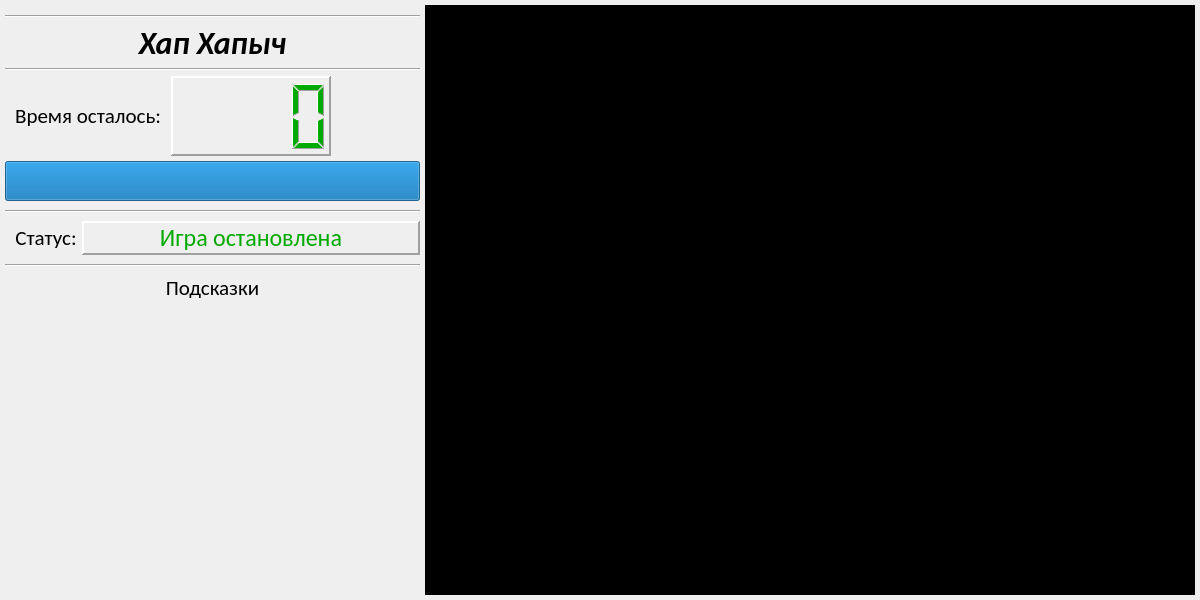
<?xml version="1.0" encoding="UTF-8"?>
<ui version="4.0">
 <class>MainWindow</class>
 <widget class="QMainWindow" name="MainWindow">
  <property name="enabled">
   <bool>true</bool>
  </property>
  <property name="geometry">
   <rect>
    <x>0</x>
    <y>0</y>
    <width>1200</width>
    <height>600</height>
   </rect>
  </property>
  <property name="windowTitle">
   <string>HapHapch</string>
  </property>
  <widget class="QWidget" name="centralwidget">
   <layout class="QGridLayout" name="gridLayout_6">
    <property name="leftMargin">
     <number>5</number>
    </property>
    <property name="topMargin">
     <number>5</number>
    </property>
    <property name="rightMargin">
     <number>5</number>
    </property>
    <property name="bottomMargin">
     <number>5</number>
    </property>
    <property name="spacing">
     <number>5</number>
    </property>
    <item row="0" column="1">
     <layout class="QHBoxLayout" name="horizontalLayout_2" stretch="7,13">
      <item>
       <layout class="QVBoxLayout" name="verticalLayout" stretch="0,0,0,0,0,0,0,0,0,0,0">
        <property name="topMargin">
         <number>10</number>
        </property>
        <item>
         <widget class="Line" name="line_4">
          <property name="orientation">
           <enum>Qt::Horizontal</enum>
          </property>
         </widget>
        </item>
        <item>
         <widget class="QLabel" name="label_3">
          <property name="font">
           <font>
            <family>Calibri</family>
            <pointsize>24</pointsize>
            <weight>75</weight>
            <italic>true</italic>
            <bold>true</bold>
            <underline>false</underline>
            <strikeout>false</strikeout>
            <stylestrategy>PreferDefault</stylestrategy>
            <kerning>true</kerning>
           </font>
          </property>
          <property name="text">
           <string>Хап Хапыч</string>
          </property>
          <property name="alignment">
           <set>Qt::AlignCenter</set>
          </property>
          <property name="margin">
           <number>5</number>
          </property>
         </widget>
        </item>
        <item>
         <widget class="Line" name="line">
          <property name="orientation">
           <enum>Qt::Horizontal</enum>
          </property>
         </widget>
        </item>
        <item>
         <layout class="QHBoxLayout" name="horizontalLayout">
          <property name="leftMargin">
           <number>10</number>
          </property>
          <item>
           <widget class="QLabel" name="label">
            <property name="font">
             <font>
              <family>Calibri</family>
              <pointsize>16</pointsize>
             </font>
            </property>
            <property name="text">
             <string>Время осталось: </string>
            </property>
            <property name="alignment">
             <set>Qt::AlignCenter</set>
            </property>
           </widget>
          </item>
          <item>
           <widget class="QLCDNumber" name="lcd_time">
            <property name="sizePolicy">
             <sizepolicy hsizetype="Minimum" vsizetype="Fixed">
              <horstretch>0</horstretch>
              <verstretch>0</verstretch>
             </sizepolicy>
            </property>
            <property name="minimumSize">
             <size>
              <width>160</width>
              <height>80</height>
             </size>
            </property>
            <property name="font">
             <font>
              <pointsize>11</pointsize>
             </font>
            </property>
            <property name="styleSheet">
             <string notr="true">color: rgb(0, 170, 0);</string>
            </property>
            <property name="frameShape">
             <enum>QFrame::Panel</enum>
            </property>
            <property name="frameShadow">
             <enum>QFrame::Raised</enum>
            </property>
            <property name="lineWidth">
             <number>2</number>
            </property>
            <property name="smallDecimalPoint">
             <bool>false</bool>
            </property>
            <property name="digitCount">
             <number>4</number>
            </property>
            <property name="mode">
             <enum>QLCDNumber::Dec</enum>
            </property>
            <property name="segmentStyle">
             <enum>QLCDNumber::Filled</enum>
            </property>
            <property name="value" stdset="0">
             <double>0.000000000000000</double>
            </property>
            <property name="intValue" stdset="0">
             <number>0</number>
            </property>
           </widget>
          </item>
          <item>
           <widget class="QLabel" name="label_4">
            <property name="sizePolicy">
             <sizepolicy hsizetype="Expanding" vsizetype="Preferred">
              <horstretch>0</horstretch>
              <verstretch>0</verstretch>
             </sizepolicy>
            </property>
            <property name="text">
             <string/>
            </property>
           </widget>
          </item>
         </layout>
        </item>
        <item>
         <widget class="QProgressBar" name="progressBar">
          <property name="sizePolicy">
           <sizepolicy hsizetype="Expanding" vsizetype="Minimum">
            <horstretch>0</horstretch>
            <verstretch>0</verstretch>
           </sizepolicy>
          </property>
          <property name="minimumSize">
           <size>
            <width>0</width>
            <height>40</height>
           </size>
          </property>
          <property name="maximum">
           <number>1000</number>
          </property>
          <property name="value">
           <number>1000</number>
          </property>
          <property name="alignment">
           <set>Qt::AlignLeading|Qt::AlignLeft|Qt::AlignVCenter</set>
          </property>
          <property name="textVisible">
           <bool>false</bool>
          </property>
          <property name="orientation">
           <enum>Qt::Horizontal</enum>
          </property>
          <property name="invertedAppearance">
           <bool>false</bool>
          </property>
          <property name="textDirection">
           <enum>QProgressBar::TopToBottom</enum>
          </property>
         </widget>
        </item>
        <item>
         <widget class="Line" name="line_2">
          <property name="minimumSize">
           <size>
            <width>0</width>
            <height>10</height>
           </size>
          </property>
          <property name="orientation">
           <enum>Qt::Horizontal</enum>
          </property>
         </widget>
        </item>
        <item>
         <layout class="QHBoxLayout" name="horizontalLayout_3">
          <property name="leftMargin">
           <number>10</number>
          </property>
          <item>
           <widget class="QLabel" name="label_2">
            <property name="font">
             <font>
              <family>Calibri</family>
              <pointsize>16</pointsize>
             </font>
            </property>
            <property name="text">
             <string>Статус:</string>
            </property>
            <property name="alignment">
             <set>Qt::AlignCenter</set>
            </property>
           </widget>
          </item>
          <item>
           <widget class="QLabel" name="status_lab">
            <property name="sizePolicy">
             <sizepolicy hsizetype="Expanding" vsizetype="Preferred">
              <horstretch>0</horstretch>
              <verstretch>0</verstretch>
             </sizepolicy>
            </property>
            <property name="minimumSize">
             <size>
              <width>300</width>
              <height>0</height>
             </size>
            </property>
            <property name="sizeIncrement">
             <size>
              <width>150</width>
              <height>0</height>
             </size>
            </property>
            <property name="font">
             <font>
              <family>Calibri</family>
              <pointsize>18</pointsize>
              <weight>50</weight>
              <bold>false</bold>
             </font>
            </property>
            <property name="styleSheet">
             <string notr="true">color: rgb(0, 170, 0)</string>
            </property>
            <property name="frameShape">
             <enum>QFrame::Panel</enum>
            </property>
            <property name="frameShadow">
             <enum>QFrame::Raised</enum>
            </property>
            <property name="lineWidth">
             <number>2</number>
            </property>
            <property name="text">
             <string>Игра остановлена</string>
            </property>
            <property name="alignment">
             <set>Qt::AlignCenter</set>
            </property>
            <property name="wordWrap">
             <bool>false</bool>
            </property>
            <property name="margin">
             <number>5</number>
            </property>
           </widget>
          </item>
         </layout>
        </item>
        <item>
         <widget class="Line" name="line_3">
          <property name="minimumSize">
           <size>
            <width>0</width>
            <height>10</height>
           </size>
          </property>
          <property name="frameShadow">
           <enum>QFrame::Sunken</enum>
          </property>
          <property name="lineWidth">
           <number>1</number>
          </property>
          <property name="orientation">
           <enum>Qt::Horizontal</enum>
          </property>
         </widget>
        </item>
        <item>
         <widget class="QLabel" name="label_5">
          <property name="font">
           <font>
            <family>Calibri</family>
            <pointsize>16</pointsize>
           </font>
          </property>
          <property name="text">
           <string>Подсказки</string>
          </property>
          <property name="alignment">
           <set>Qt::AlignCenter</set>
          </property>
         </widget>
        </item>
        <item>
         <layout class="QVBoxLayout" name="verticalLayout_2">
          <property name="leftMargin">
           <number>0</number>
          </property>
          <property name="rightMargin">
           <number>10</number>
          </property>
          <item>
           <widget class="QLabel" name="description_lab">
            <property name="sizePolicy">
             <sizepolicy hsizetype="Preferred" vsizetype="Expanding">
              <horstretch>0</horstretch>
              <verstretch>0</verstretch>
             </sizepolicy>
            </property>
            <property name="minimumSize">
             <size>
              <width>0</width>
              <height>0</height>
             </size>
            </property>
            <property name="font">
             <font>
              <family>Calibri</family>
              <pointsize>14</pointsize>
             </font>
            </property>
            <property name="frameShape">
             <enum>QFrame::NoFrame</enum>
            </property>
            <property name="frameShadow">
             <enum>QFrame::Raised</enum>
            </property>
            <property name="lineWidth">
             <number>2</number>
            </property>
            <property name="text">
             <string/>
            </property>
            <property name="textFormat">
             <enum>Qt::RichText</enum>
            </property>
            <property name="alignment">
             <set>Qt::AlignLeading|Qt::AlignLeft|Qt::AlignTop</set>
            </property>
            <property name="wordWrap">
             <bool>true</bool>
            </property>
            <property name="margin">
             <number>5</number>
            </property>
           </widget>
          </item>
         </layout>
        </item>
        <item>
         <layout class="QGridLayout" name="gridLayout">
          <property name="leftMargin">
           <number>20</number>
          </property>
          <property name="topMargin">
           <number>20</number>
          </property>
          <property name="rightMargin">
           <number>20</number>
          </property>
          <property name="bottomMargin">
           <number>20</number>
          </property>
          <item row="0" column="0">
           <widget class="QLabel" name="logo_lab">
            <property name="sizePolicy">
             <sizepolicy hsizetype="Ignored" vsizetype="Preferred">
              <horstretch>0</horstretch>
              <verstretch>0</verstretch>
             </sizepolicy>
            </property>
            <property name="minimumSize">
             <size>
              <width>0</width>
              <height>0</height>
             </size>
            </property>
            <property name="autoFillBackground">
             <bool>false</bool>
            </property>
            <property name="styleSheet">
             <string notr="true"/>
            </property>
            <property name="frameShape">
             <enum>QFrame::NoFrame</enum>
            </property>
            <property name="frameShadow">
             <enum>QFrame::Plain</enum>
            </property>
            <property name="lineWidth">
             <number>1</number>
            </property>
            <property name="text">
             <string/>
            </property>
            <property name="textFormat">
             <enum>Qt::AutoText</enum>
            </property>
            <property name="scaledContents">
             <bool>false</bool>
            </property>
            <property name="alignment">
             <set>Qt::AlignCenter</set>
            </property>
            <property name="margin">
             <number>0</number>
            </property>
            <property name="indent">
             <number>-1</number>
            </property>
           </widget>
          </item>
         </layout>
        </item>
       </layout>
      </item>
      <item>
       <widget class="QLabel" name="pix_lab">
        <property name="sizePolicy">
         <sizepolicy hsizetype="Ignored" vsizetype="Ignored">
          <horstretch>0</horstretch>
          <verstretch>0</verstretch>
         </sizepolicy>
        </property>
        <property name="styleSheet">
         <string notr="true">background: rgb(0, 0, 0)</string>
        </property>
        <property name="text">
         <string/>
        </property>
        <property name="alignment">
         <set>Qt::AlignCenter</set>
        </property>
       </widget>
      </item>
     </layout>
    </item>
   </layout>
  </widget>
 </widget>
 <resources/>
 <connections/>
</ui>
